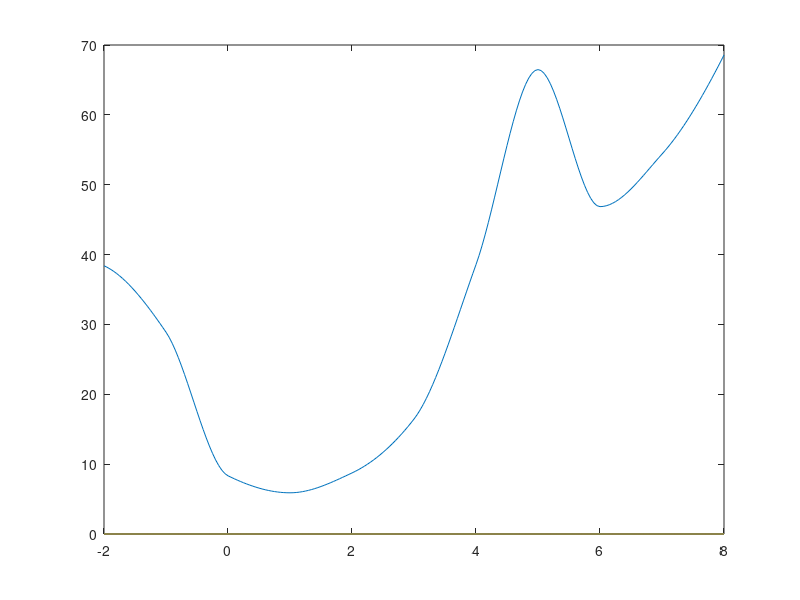

Recreate this plot in MATLAB.

%2
%.a)

vy = [];
vx = -2:1:8;
i = 1;
for x=vx
  vy(i) = vx(i)^2+10/(sin(vx(i))+1.2);
  i = i+1;
end

x = (-2:0.05:8);
y = zeros(length(x));
for i=(1:length(x))
  y(i) = interp1(vx, vy ,x(i));
end
plot(x,y);
pause(2);


%.b)

x = (-2:0.05:8);
y = zeros(length(x));
for i=(1:length(x))
  y(i) = interp1(vx, vy ,x(i), 'pchip');
end
plot(x,y);
pause(2);
